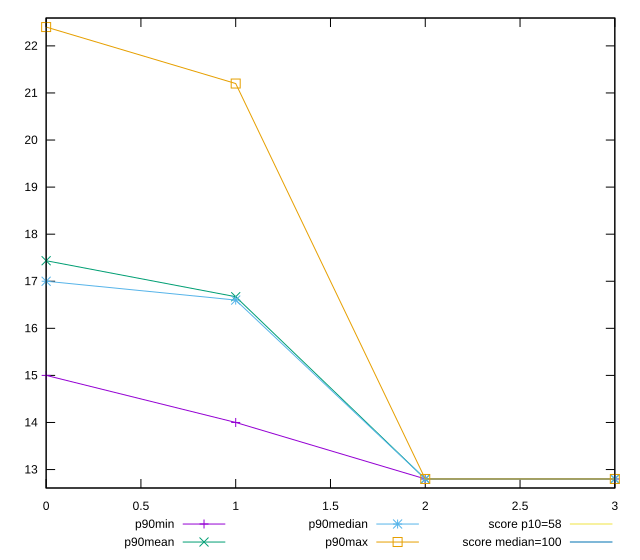

Here is the gnuplot script that generated this plot:
reset

$p90Min <<EOF
0 15
1 14
2 12.8
3 12.8
EOF

$p90Mean <<EOF
0 17.43617021276595
1 16.671205673758866
2 12.799999999999976
3 12.799999999999976
EOF

$p90Median <<EOF
0 17
1 16.6
2 12.8
3 12.8
EOF

$p90Max <<EOF
0 22.400000000000002
1 21.200000000000003
2 12.8
3 12.8
EOF

set key outside below
set xrange [0:3]
set yrange [12.607999999999976:22.592000000000002]
set trange [12.607999999999976:22.592000000000002]
set terminal svg size 640, 560 enhanced background rgb 'white'
set output "reports/report_00033_2021-03-01T14-23-16.841Z/estimated-input-latency/progression/value.svg"

plot $p90Min title "p90min" with linespoints, \
     $p90Mean title "p90mean" with linespoints, \
     $p90Median title "p90median" with linespoints, \
     $p90Max title "p90max" with linespoints, \
     58 title "score p10=58", \
     100 title "score median=100"

reset
